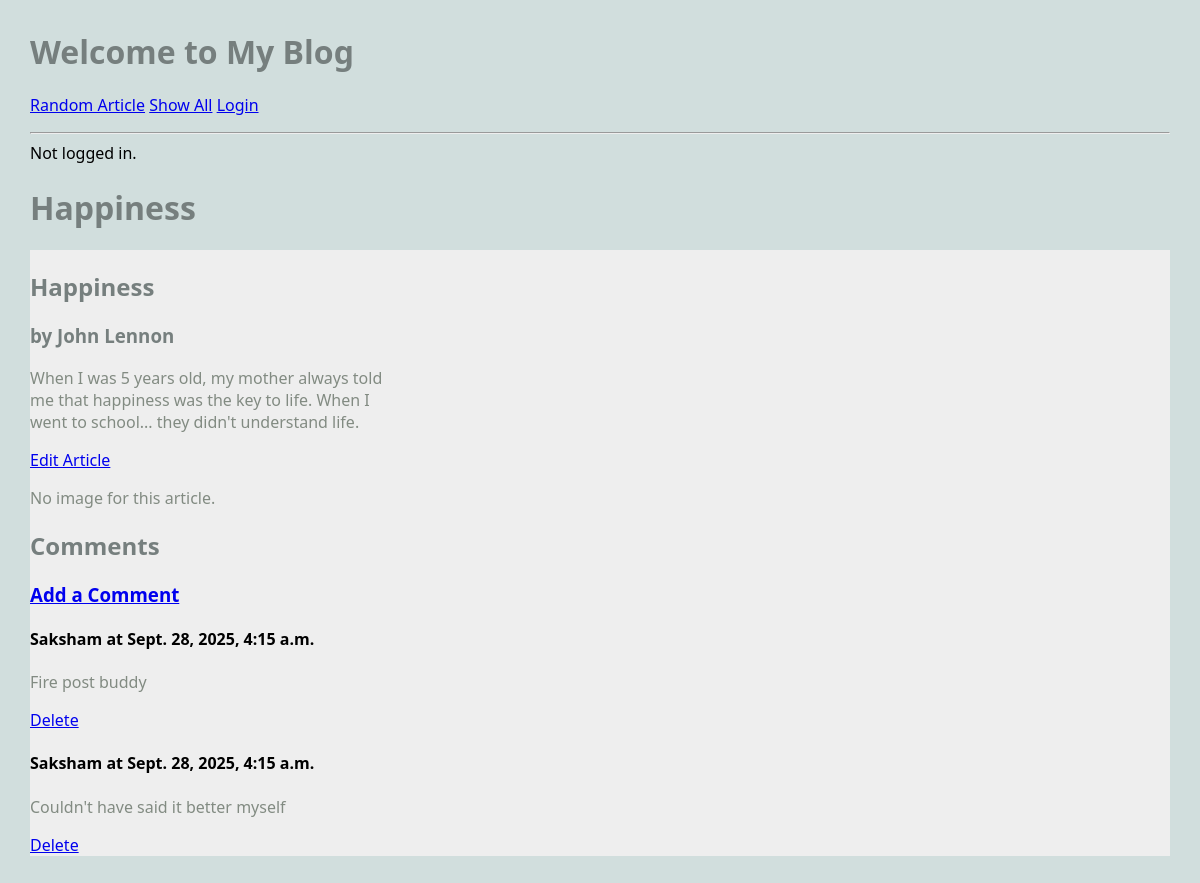
/blog/article/1, run on the app's committed database.
### blog/models.py (models this page shows, shortened)
class Article(models.Model):
    title = models.TextField(blank=True)
    author = models.TextField(blank=True)
    text = models.TextField(blank=True)
    published = models.DateTimeField(auto_now=True)
    image_file = models.ImageField(blank=True)
    def get_all_comments(self):
        return Comment.objects.filter(article=self)

class Comment(models.Model):
    article = models.ForeignKey(Article, on_delete=models.CASCADE)
    author = models.TextField(blank=False)
    text = models.TextField(blank=False)
    published = models.DateTimeField(auto_now=True)

### blog/views.py (the view)
# urls.py: path('article/<int:pk>', ArticleView.as_view(), name="article"),
class ArticleView(DetailView):
    model = Article
    template_name = 'blog/article.html'
    context_object_name = 'article'

### blog/templates/blog/article.html (shortened to what this page needs)
{% extends "blog/base.html" %}
{% block content %}
<h1>{{ article.title }}</h1>
<main class="grid-container">
    <div>
        <div>
            <h2>{{ article.title }}</h2>
            <h3>by {{ article.author }}</h3>
            <p> {{ article.text }}</p>
            <a href="{% url 'update_article' article.pk %}">Edit Article</a>
        </div>
         {% if article.image_file %}
            <img src="{{ article.image_file.url }}" alt="">
            {% else %}
            <p>No image for this article.</p>
        {% endif %}
            <h2>Comments</h2>
            <h3>
                <a href="{% url 'create_comment' article.pk %}">Add a Comment</a>
            </h3>
            {% for comment in article.get_all_comments %}
                <div>
                    <h4>{{ comment.author }} at {{ comment.published }}</h4>
                    <p>{{ comment.text }}</p>
                    <a href="{% url 'delete_comment' comment.pk %}">Delete</a>
                </div>
            {% empty %}
                <p>No comments yet.</p>
            {% endfor %}
            </div>
</main>
{% endblock %}

### static/styles-blog.css (style rules this page uses)
body { margin: 30px; background: #d1dedd; font-family:'Segoe UI', Tahoma, Geneva, Verdana, sans-serif; }
h1, h2, h3 { color: #767f7e; }
p { color: #828b82; }
.grid-container { background: #eee; max-width: 900px; display: grid; grid-template-columns: repeat(3, 1fr); grid-gap: 10px; max-width: 1200px; margin: 20px auto; }

### data on the page
Article: title "Happiness", author "John Lennon", text "When I was 5 years old, my mother always told me that happiness was the key to life. When I went to school... they didn't understand life."
Comment: author "Saksham", published "Sept. 28, 2025, 4:15 a.m.", text "Fire post buddy"
Comment: author "Saksham", published "Sept. 28, 2025, 4:15 a.m.", text "Couldn't have said it better myself"
